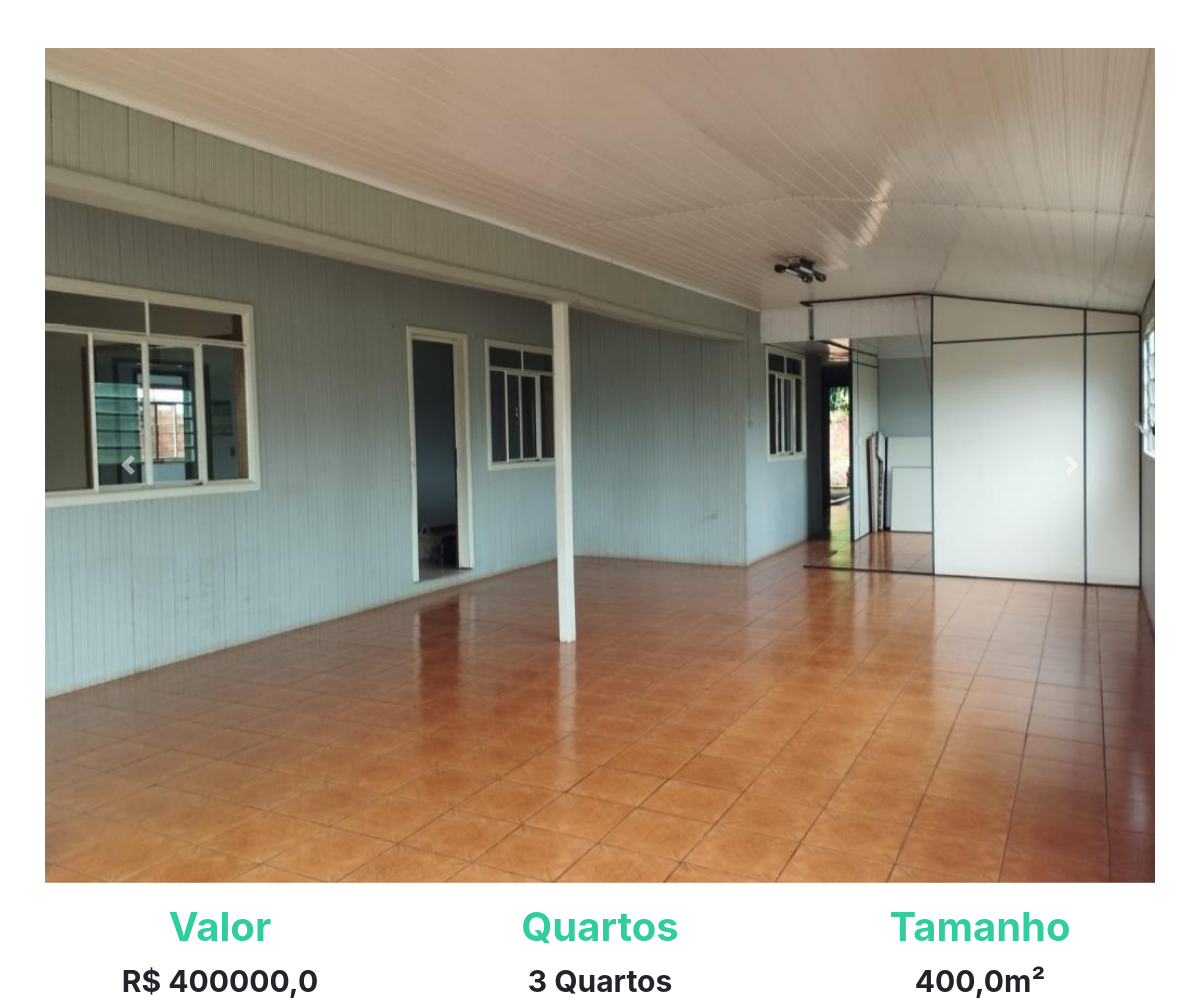
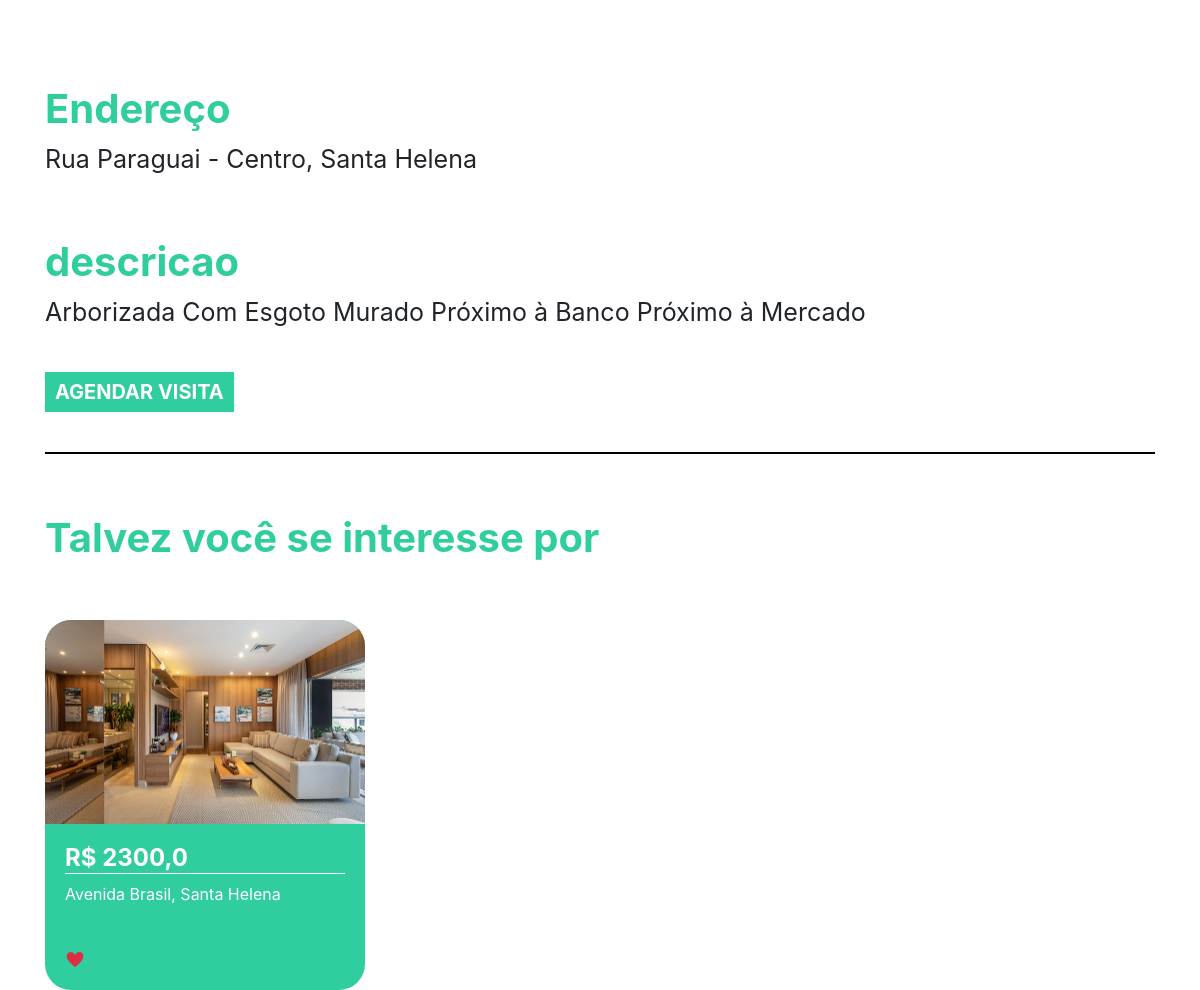
The page /imovel/1 on the database its author committed (2 pictures, top to bottom).
### plataforma/models.py (models this page shows, shortened)
class Imagem(models.Model):
    img = models.ImageField(upload_to='img')
    def __str__(self) -> str:
        return self.img.url

class Imovei(models.Model):
    choices = (('V', 'Venda'),
               ('A', 'Aluguel'))
    choices_imovel = (('A', 'Apartamento'),
                      ('C', 'Casa'))
    imagens = models.ManyToManyField(Imagem)
    valor = models.FloatField()
    quartos = models.IntegerField()
    tamanho = models.FloatField()
    cidade = models.ForeignKey(Cidade, on_delete=models.DO_NOTHING)
    rua = models.CharField(max_length=50)
    tipo = models.CharField(max_length=1, choices=choices)
    tipo_imovel = models.CharField(max_length=1, choices=choices_imovel)
    numero = models.IntegerField()
    descricao = models.TextField()
    dias_visita = models.ManyToManyField(DiasVisita)
    horarios = models.ManyToManyField(Horario)

class Cidade(models.Model):
    nome = models.CharField(max_length=30)
    def __str__(self) -> str:
        return self.nome

### plataforma/views.py (the view)
# urls.py: path('imovel/<str:id>', views.imovel, name="imovel"),
def imovel(request, id):
    imovel = get_object_or_404(Imovei, id=id)
    sugestoes = Imovei.objects.filter(cidade=imovel.cidade).exclude(id=id)[:2]
    return render(request, 'imovel.html', {'imovel': imovel, 'sugestoes': sugestoes, 'id': id})

### plataforma/models.py (called while the page is built)
    def __str__(self) -> str:
        return self.dia

    def __str__(self) -> str:
        return str(self.horario)

### plataforma/templates/imovel.html (shortened to what this page needs)
{% extends 'base.html' %}
{% load static %}
{% block 'head' %}
<link rel="stylesheet" href="{% static 'plataforma/css/home.css' %}">
{% endblock  %}
{% block 'body' %}
    <div style="text-align: center" class="container">
        <br>
        <br>
        <div id="carouselExampleControls" class="carousel slide" data-ride="carousel">
            <div class="carousel-inner">
                {% for img in imovel.imagens.all  %}
                    <div class="carousel-item {% if forloop.first %} active {% endif %}" >
                        <img class="d-block w-100" src="{{img}}" alt="First slide">
                    </div>
                {% endfor %}
            </div>
        <a class="carousel-control-prev" href="#carouselExampleControls" role="button" data-slide="prev">
            <span class="carousel-control-prev-icon" aria-hidden="true"></span>
        </a>
        <a class="carousel-control-next" href="#carouselExampleControls" role="button" data-slide="next">
            <span class="carousel-control-next-icon" aria-hidden="true"></span>
        </a>
    </div>
        <div class="row">
            <div class="col-md">
                <h3 class="titulo_especificacao">Valor</h3>
                <p class="especificacao">R$ {{imovel.valor}}</p>
            </div>
            <div class="col-md">
                <h3 class="titulo_especificacao">Quartos</h3>
                <p class="especificacao">{{imovel.quartos}} Quartos</p>
            </div>
            <div class="col-md">
                <h3 class="titulo_especificacao">Tamanho</h3>
                <p class="especificacao">{{imovel.tamanho}}m²</p>
            </div>
        </div>
        <br>
        <br>
        <div style="text-align: left">
            <h3 class="titulo_especificacao">Endereço</h3>
            <p class="especificacao_endereco">{{imovel.rua}}, {{imovel.cidade }}</p>
        </div>
        <br>
        <div style="text-align: left">
            <h3 class="titulo_especificacao">descricao</h3>
            <p class="especificacao_endereco">{{imovel.descricao}}</p>
            <br>
            <button class="btn_agendar_visita" data-toggle="modal" data-target="#exampleModal">AGENDAR VISITA</button>
            <br>
            <br>
        </div>
        <hr style="border: 1px solid black">
        <br>
        <div class="div_possivel_interesse">
            <h3 class="titulo_especificacao">Talvez você se interesse por</h3>
            <div class="row">
                {% for sugestao in sugestoes %}
                    <div class="col-md cont">
                        <div class="card_imovel">
                            <img class="img_capa_imovel" src="{{sugestao.imagens.all.0.img.url}}">
                            <div class="informacoes_imoveis">
                            <a class="a_none" href="{% url 'imovel' sugestao.id %}"><h4 class="valor">R$ {{sugestao.valor}}</h4></a>
                            <p>{{sugestao.rua}}, {{sugestao.cidade}}</p>
                            <br>
                            <img width="7%" src="{% static 'plataforma/img/heart.png' %}">
                            </div>
                        </div>
                    </div>
                {% endfor %}
            </div>
        </div>
    </div>
{% endblock  %}

### templates/static/plataforma/css/home.css (style rules this page uses)
.card_imovel { background-color: #30CD9E; width: 20rem; margin-top: 50px; border-radius: 26px; }
.img_capa_imovel { width: 100%; border-top-left-radius: 26px; border-top-right-radius: 26px; }
.informacoes_imoveis { padding: 20px; color: white; }
.valor { font-weight: bold; border-bottom: 1px solid white; }
.a_none { color: white; }
.titulo_especificacao { color: #30CD9E; font-weight: bold; margin-top: 20px; font-size: 40px; }
.especificacao { font-size: 30px; font-weight: bold; }
.especificacao_endereco { font-size: 25px; }
.btn_agendar_visita { border: none; background-color: #30CD9E; color: white; font-weight: bold; font-size: 20px; padding: 5px 10px 5px 10px; }
.div_possivel_interesse { text-align: left; }

### rows shown on the page
Imagem: img (picture)
Imovei: valor "400000,0", quartos "3", tamanho "400,0", rua "Rua Paraguai - Centro", cidade "Santa Helena", descricao "Arborizada Com Esgoto Murado Próximo à Banco Próximo à Mercado"
Imovei: imagens.all.0.img (picture), valor "2300,0", rua "Avenida Brasil", cidade "Santa Helena"
